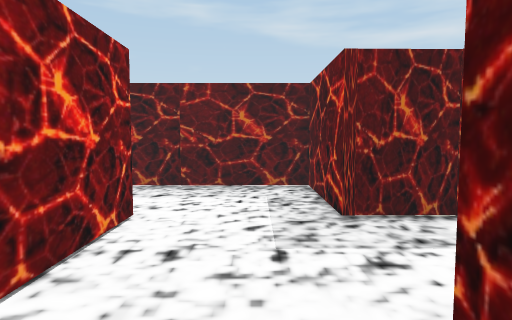
view 1 (above)

12 first-person views from a walk through a Unity game level. The camera is 1.4 m above the floor, tilts 4° down and sees 75° across. The floor is counted in squares, 1 m on a side. Each view is taken from the middle of a square. On the plan, view 1 faces up. The plan holds only what a view shows up to about 15 squares ahead; the rest is blank. The place goes on beyond the plan. The player character is not drawn.

view 2
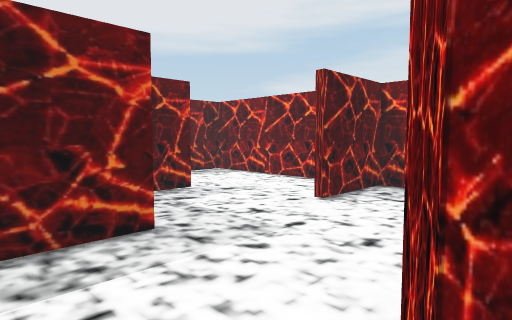

view 3
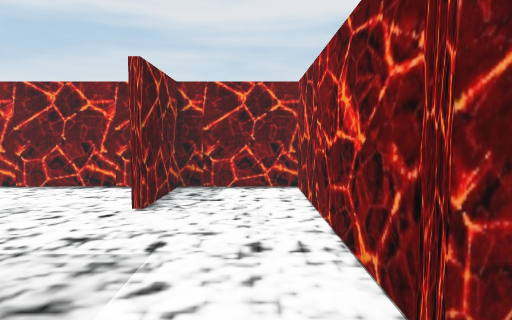

view 4
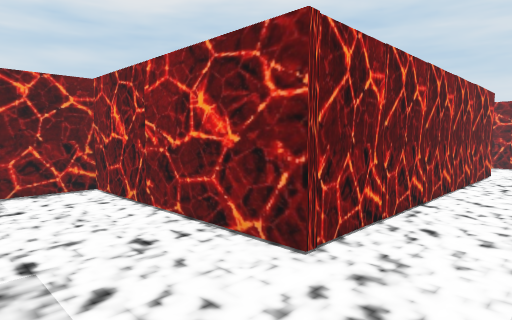

view 5
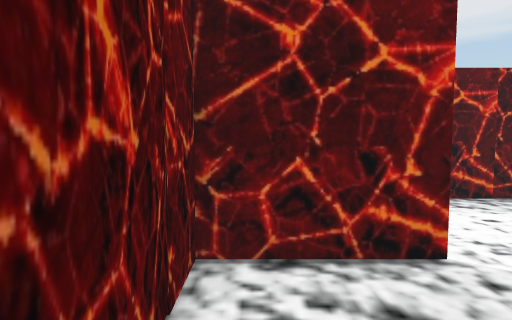

view 6
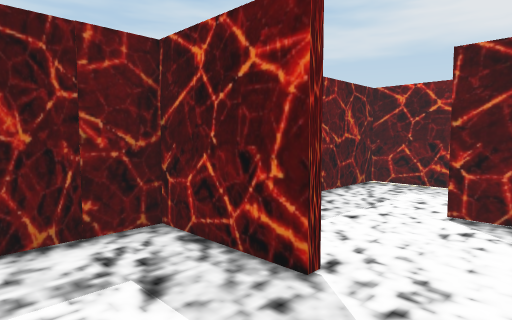

view 7
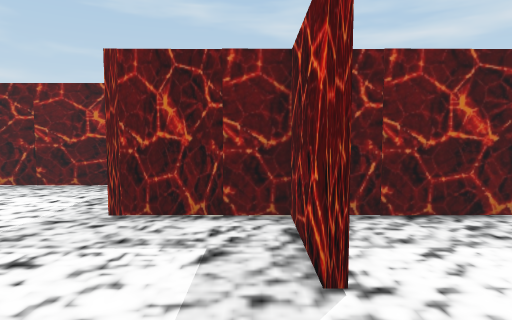

view 8
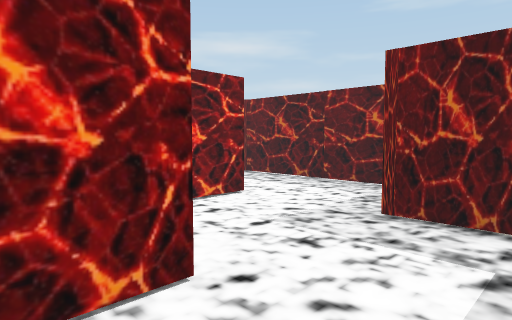

view 9
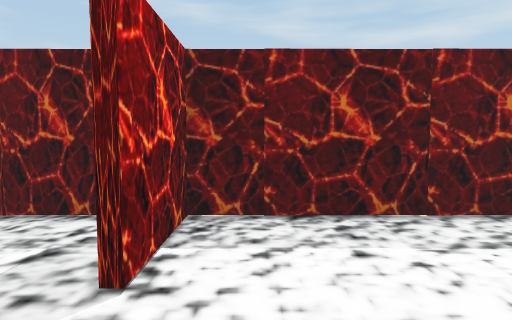

view 10
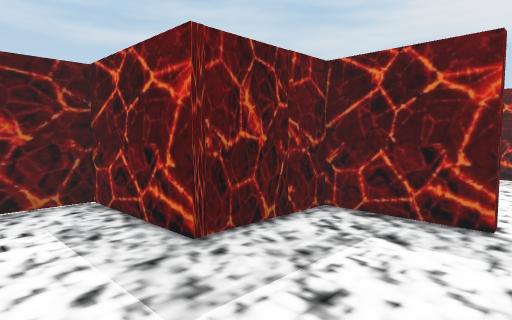

view 11
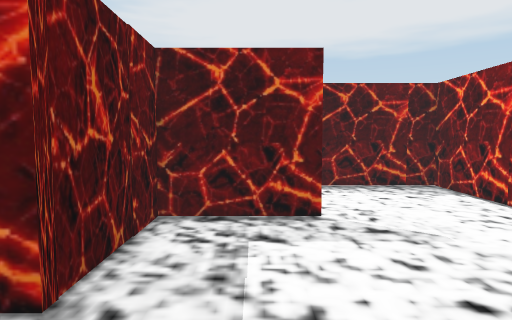

view 12
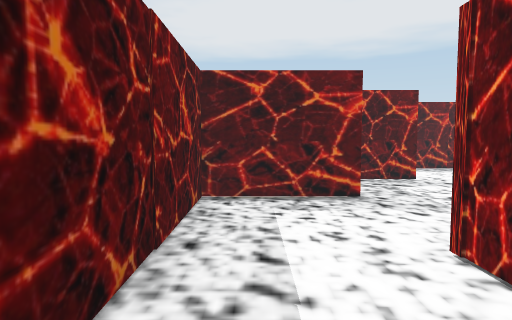

### Floor plan
Points are (right, up) in squares from view 1. A wall is a line through its corners. A room is listed if a view was taken in it or the views show most of it. See-through windows are left out.
Room 1 (views 1, 2, 3, 4, 5, 6, 7, 8, 9, 10, 11, 12)
walls: (1.3, 1.9) (1.3, 0.2); (4.6, 2.9) (4.6, 5.8); (5, 5.7) (1.5, 5.7) (1.5, 9.3) (-5.8, 9.2); (2.3, -0.9) (8.2, -0.9) (8.2, 2.8); (-6.5, 5.6) (-2.1, 5.7) (-2.1, -1) (1.1, -1) (1.1, 1.9)
ways out: opening at (6.5, 2.5)

Where each view was taken, in squares from view 1:
view 1: 0 up, 0 right, facing up
view 2: 8 up, 3 left, facing down-right
view 3: 8 up, 1 left, facing down
view 4: 8 up, 1 right, facing down-left
view 5: 5 up, 1 right, facing right
view 6: 1 up, 2 right, facing up-right
view 7: 0 up, 4 right, facing up
view 8: 0 up, 4 right, facing up-left
view 9: 0 up, 6 right, facing up
view 10: 2 up, 1 left, facing up-right
view 11: 4 up, 1 left, facing right
view 12: 8 up, 6 left, facing right
